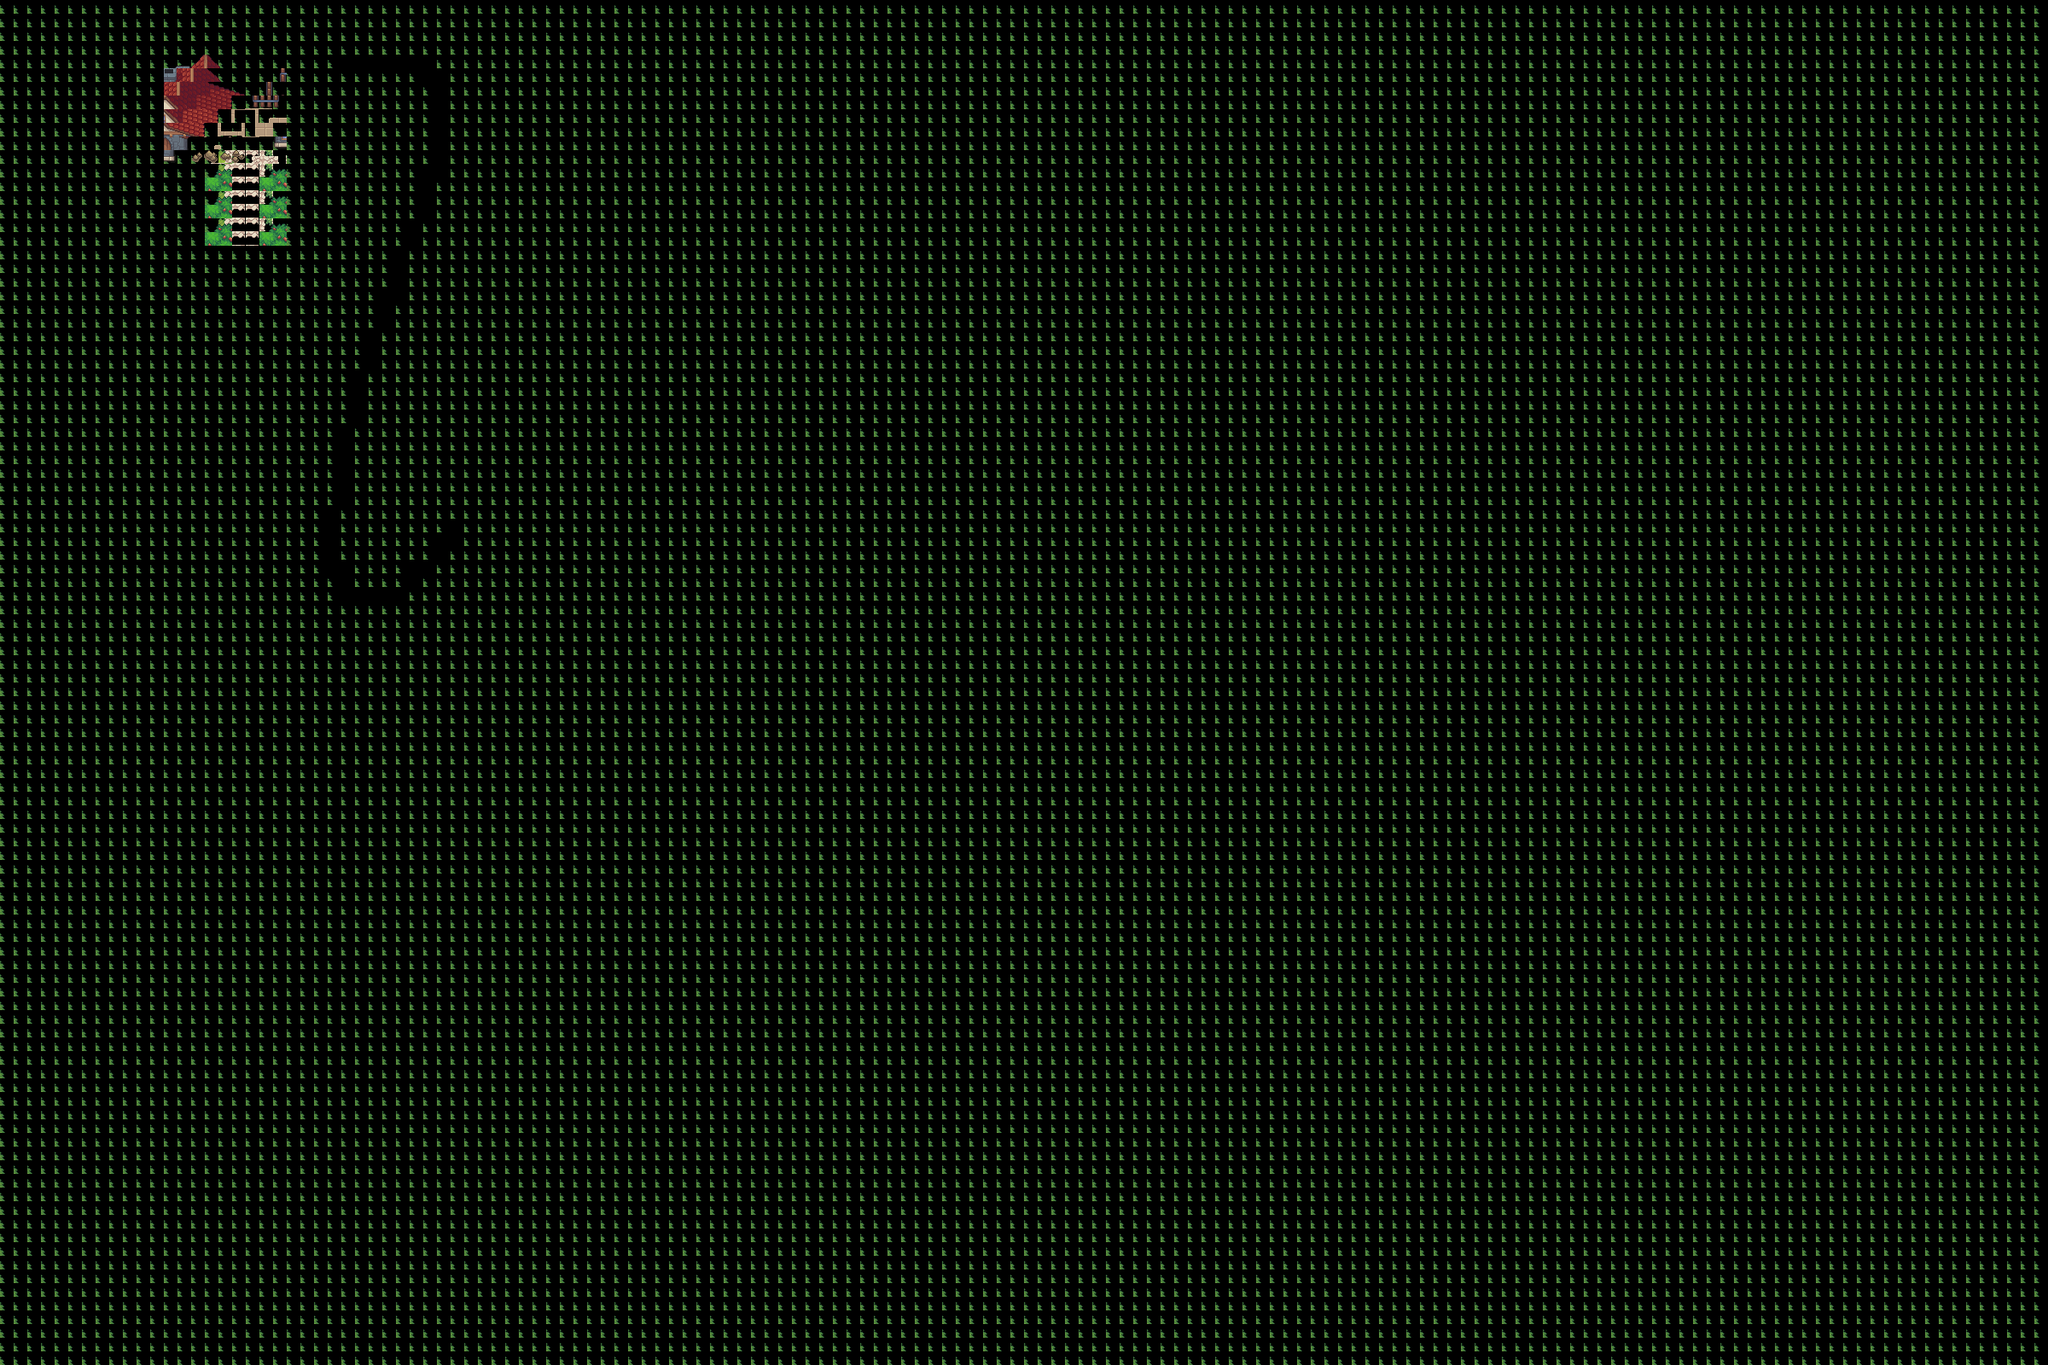

A level layout from a 2D game, rendered from its tile map. Below: a short description, then the map file with tile-grid data replaced by summaries:
An orthogonal 150x100 tile map with 16x16 px tiles, 5 tile layers (SolInt, BuissonChemin, SolExt, Maison, ...).

<map version="1.10" tiledversion="1.11.2" orientation="orthogonal" renderorder="right-down" width="150" height="100" tilewidth="16" tileheight="16" infinite="0" nextlayerid="6" nextobjectid="1">
 <tileset firstgid="1" source="../tuiles/exterior.tsx" />
 <layer id="1" name="SolInt" width="150" height="100">
  <data>[15000 cells, 15000 non-empty, 4 distinct tile ids]</data>
 </layer>
 <layer id="4" name="BuissonChemin" width="150" height="100">
  <data>[15000 cells, 14 non-empty, 2 distinct tile ids]</data>
 </layer>
 <layer id="3" name="SolExt" width="150" height="100">
  <data>[15000 cells, 16 non-empty, 3 distinct tile ids]</data>
 </layer>
 <layer id="2" name="Maison" width="150" height="100">
  <data>[15000 cells, 72 non-empty, 72 distinct tile ids]</data>
 </layer>
 <layer id="5" name="Buisson2" width="150" height="100">
  <data>[15000 cells, 46 non-empty, 5 distinct tile ids]</data>
 </layer>
</map>